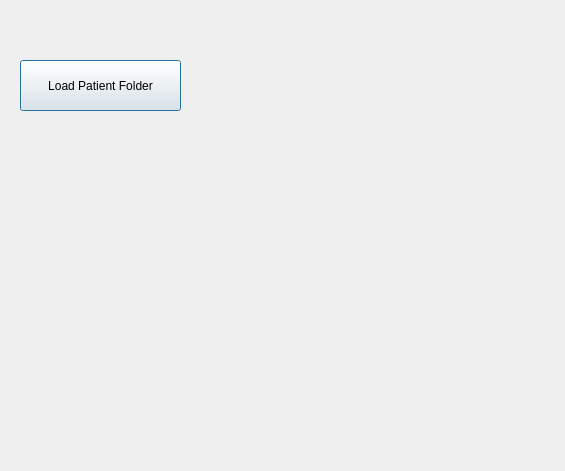
<?xml version="1.0" encoding="UTF-8"?>
<ui version="4.0">
 <class>Dialog</class>
 <widget class="QDialog" name="Dialog">
  <property name="geometry">
   <rect>
    <x>0</x>
    <y>0</y>
    <width>565</width>
    <height>471</height>
   </rect>
  </property>
  <property name="windowTitle">
   <string>Dialog</string>
  </property>
  <widget class="QPushButton" name="pushButton">
   <property name="geometry">
    <rect>
     <x>20</x>
     <y>60</y>
     <width>161</width>
     <height>51</height>
    </rect>
   </property>
   <property name="text">
    <string>Load Patient Folder</string>
   </property>
  </widget>
 </widget>
 <resources/>
 <connections/>
</ui>
